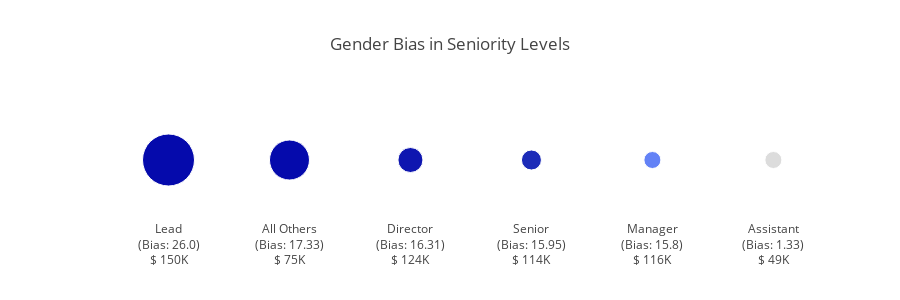

Notebook code for this chart:
### Markdown cell above
### 2.7 Does Job Seniority Levels also show Gender Bias?
From the job titles, I identified the job seniority level. Let's plot the aggregated gender bias shown in their job descriptions.

### Code cell
def get_seniority(x):
    wrds = ['senior', 'manager','junior', 'head', 'director', 'lead', 'president', 'chairmen', 'chief', 'assistant', 'worker']
    for w in wrds:
        if w in x.lower():
            return w.title()
    return ""
df_m['seniority'] = df_m['job_title'].apply(lambda x : get_seniority(x) )

temp = df_m.groupby("seniority").agg({'difference' : 'mean', 'title' : 'count', 'salary' : 'mean'})
temp['difference'] = temp['difference'] * -1
temp = temp[temp['title'] > 1]
temp = temp.sort_values('difference', ascending = [False]).reset_index()
temp1 = temp.head(10)
temp1

# Job titles that include the phrase 'assistant' strongly lean towards female-gendered language (28% male bias vs. 58% female bias)


tdoc = {}
sdoc = {}
for k,v in temp1.iterrows():
    if not v['seniority']:
        v['seniority'] = "All Others"
    tdoc[v['seniority']] = round(v['difference'], 2)
    sdoc[v['seniority']] = str(round(v['salary']/1000))+"K"

cols = ["#ff77cd", "#ff77cd", "#ff77cd", "#72f9b1", "#42d4f4", "#42d4f4", "#42d4f4", "#42d4f4"]

data = [go.Scatter(x = [_+"<br>(Bias: "+str(tdoc[_])+")<br>$ "+ str(sdoc[_]) for _ in list(tdoc.keys())], y=["","","","","","", ""], mode='markers', name="",  
                   marker=dict(symbol="circle", 
                   color=list(reversed([52, 40, 25, 20,17,17])), colorscale='Blues', opacity = 1.0,
                   size= [52, 40, 25, 20,17,17]  ))]
layout = go.Layout(barmode='stack', height=300, margin=dict(l=100), title='Gender Bias in Seniority Levels', 
                   legend = dict(orientation="h", x=0.1, y=1.15), showlegend=False, 
                  xaxis=dict(showgrid= False), yaxis=dict(showgrid= False))
fig = go.Figure(data=data, layout=layout)
iplot(fig)

### Figure 1 — Plotly figure (JSON) as saved in the notebook; plotly's stock layout.template omitted (floating-point values rounded to 4 significant figures)
{"data": [{"marker": {"color": [17, 17, 20, 25, 40, 52], "colorscale": "Blues", "opacity": 1, "size": [52, 40, 25, 20, 17, 17], "symbol": "circle"}, "mode": "markers", "name": "", "type": "scatter", "x": ["Lead<br>(Bias: 26.0)<br>$ 150K", "All Others<br>(Bias: 17.33)<br>$ 75K", "Director<br>(Bias: 16.31)<br>$ 124K", "Senior<br>(Bias: 15.95)<br>$ 114K", "Manager<br>(Bias: 15.8)<br>$ 116K", "Assistant<br>(Bias: 1.33)<br>$ 49K"], "y": ["", "", "", "", "", "", ""]}], "layout": {"barmode": "stack", "height": 300, "legend": {"orientation": "h", "x": 0.1, "y": 1.15}, "margin": {"l": 100}, "showlegend": false, "title": "Gender Bias in Seniority Levels", "xaxis": {"showgrid": false}, "yaxis": {"showgrid": false}}}
